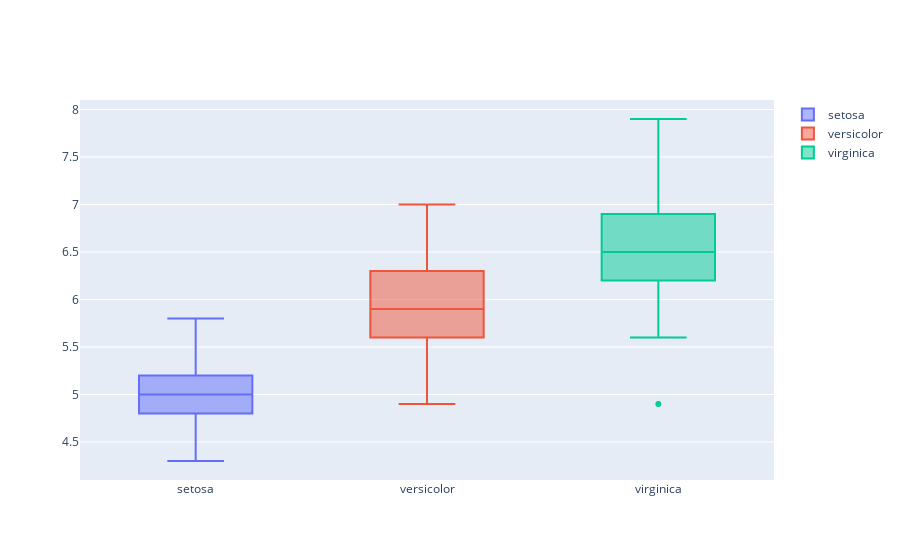

Write notebook code for a chart like this one.
### Code cell
trace0 = go.Box(y=df['SepalLengthCm'][df['Species'] == 'Iris-setosa'], name = 'setosa')

trace1 = go.Box(y=df['SepalLengthCm'][df['Species'] == 'Iris-versicolor'], name = 'versicolor')

trace2 = go.Box(y=df['SepalLengthCm'][df['Species'] == 'Iris-virginica'], name = 'virginica')

data = [trace0, trace1, trace2]
py.iplot(data)

### Figure 1 — Plotly figure (JSON) as saved in the notebook; plotly's stock layout.template omitted (floating-point values rounded to 4 significant figures)
{"data": [{"name": "setosa", "type": "box", "y": [5.1, 4.9, 4.7, 4.6, 5, 5.4, 4.6, 5, 4.4, 4.9, 5.4, 4.8, 4.8, 4.3, 5.8, 5.7, 5.4, 5.1, 5.7, 5.1, 5.4, 5.1, 4.6, 5.1, 4.8, 5, 5, 5.2, 5.2, 4.7, 4.8, 5.4, 5.2, 5.5, 4.9, 5, 5.5, 4.9, 4.4, 5.1, 5, 4.5, 4.4, 5, 5.1, 4.8, 5.1, 4.6, 5.3, 5]}, {"name": "versicolor", "type": "box", "y": [7, 6.4, 6.9, 5.5, 6.5, 5.7, 6.3, 4.9, 6.6, 5.2, 5, 5.9, 6, 6.1, 5.6, 6.7, 5.6, 5.8, 6.2, 5.6, 5.9, 6.1, 6.3, 6.1, 6.4, 6.6, 6.8, 6.7, 6, 5.7, 5.5, 5.5, 5.8, 6, 5.4, 6, 6.7, 6.3, 5.6, 5.5, 5.5, 6.1, 5.8, 5, 5.6, 5.7, 5.7, 6.2, 5.1, 5.7]}, {"name": "virginica", "type": "box", "y": [6.3, 5.8, 7.1, 6.3, 6.5, 7.6, 4.9, 7.3, 6.7, 7.2, 6.5, 6.4, 6.8, 5.7, 5.8, 6.4, 6.5, 7.7, 7.7, 6, 6.9, 5.6, 7.7, 6.3, 6.7, 7.2, 6.2, 6.1, 6.4, 7.2, 7.4, 7.9, 6.4, 6.3, 6.1, 7.7, 6.3, 6.4, 6, 6.9, 6.7, 6.9, 5.8, 6.8, 6.7, 6.7, 6.3, 6.5, 6.2, 5.9]}], "layout": {}}
